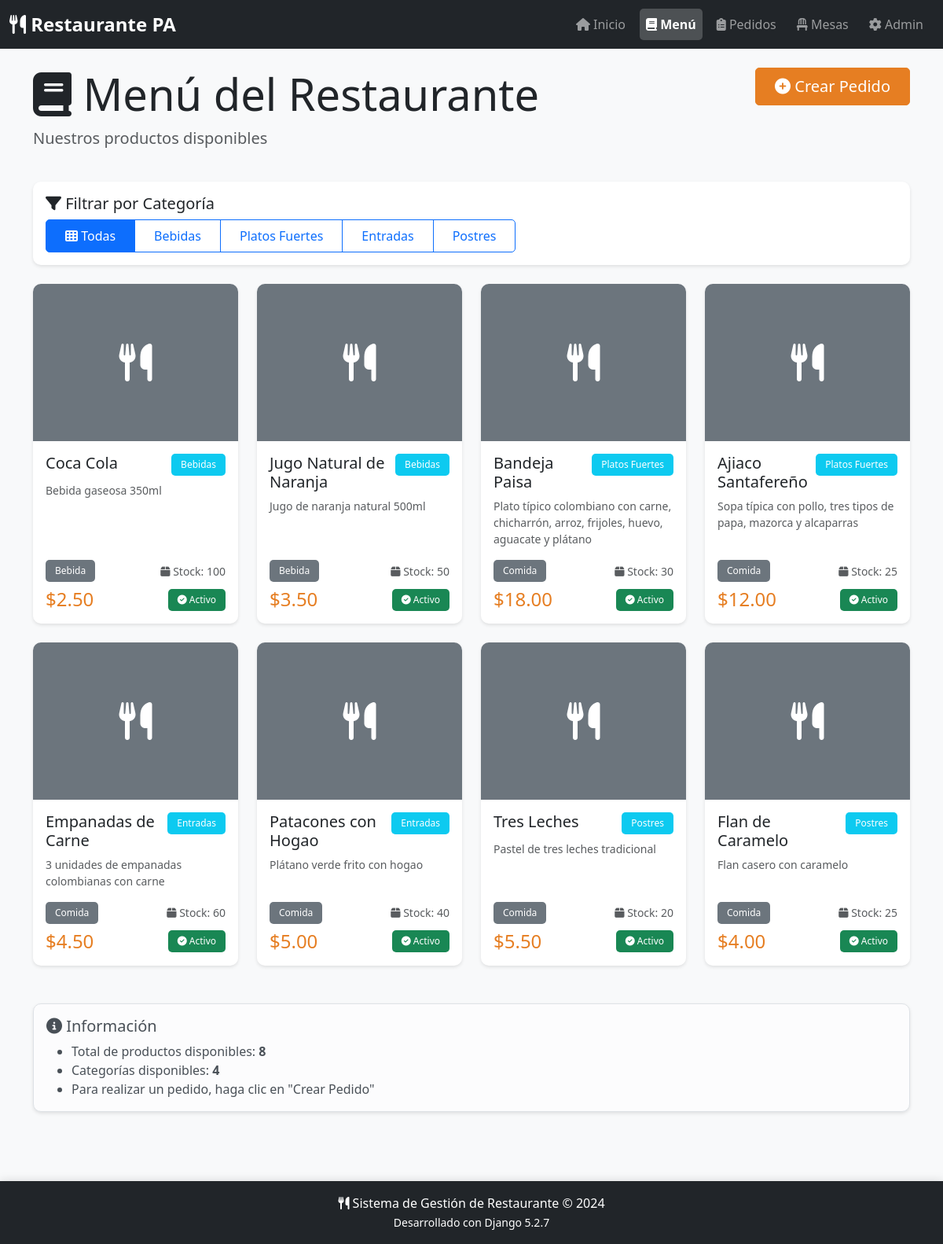
The app's page /menu/ with its own data.
### core/models.py (models this page shows, shortened)
class Categoria(models.Model):
    nombre = models.CharField(max_length=100)

class Item(models.Model):
    nombre = models.CharField(max_length=255)
    descripcion = models.TextField(blank=True, null=True)
    precio = models.DecimalField(max_digits=10, decimal_places=2)
    costo = models.DecimalField(max_digits=10, decimal_places=2, default=0)
    stock = models.IntegerField(default=0)
    imagen = models.CharField(max_length=255, blank=True, null=True)
    categoria = models.ForeignKey(Categoria, on_delete=models.PROTECT)
    estado = models.ForeignKey(Estado, on_delete=models.PROTECT)
    tipo_item = models.ForeignKey(TipoItem, on_delete=models.PROTECT)

class TipoItem(models.Model):
    nombre = models.CharField(max_length=100)

class Estado(models.Model):
    nombre = models.CharField(max_length=100)
    tipo_estado = models.ForeignKey(TipoEstado, on_delete=models.PROTECT)

### core/views.py (the view)
# urls.py: path('menu/', views.menu, name='menu'),
def menu(request):
    categorias = Categoria.objects.all()
    items = Item.objects.filter(estado__nombre='Activo').select_related(
        'categoria', 'tipo_item', 'estado'
    )
    categoria_id = request.GET.get('categoria')
    if categoria_id:
        items = items.filter(categoria_id=categoria_id)
    context = {
        'categorias': categorias,
        'items': items,
        'categoria_seleccionada': int(categoria_id) if categoria_id else None,
    }
    return render(request, 'core/menu.html', context)

### core/templates/core/menu.html (shortened to what this page needs)
{% extends 'base.html' %}
{% block content %}
<div class="container">
    <div class="row mb-4">
        <div class="col-md-8">
            <h1 class="display-4">
                <i class="fas fa-book"></i> Menú del Restaurante
            </h1>
            <p class="lead text-muted">Nuestros productos disponibles</p>
        </div>
        <div class="col-md-4 text-end">
            <a href="{% url 'core:crear_pedido' %}" class="btn btn-primary btn-lg">
                <i class="fas fa-plus-circle"></i> Crear Pedido
            </a>
        </div>
    </div>
    <div class="row mb-4">
        <div class="col-12">
            <div class="card">
                <div class="card-body">
                    <h5 class="card-title">
                        <i class="fas fa-filter"></i> Filtrar por Categoría
                    </h5>
                    <div class="btn-group flex-wrap" role="group">
                        <a href="{% url 'core:menu' %}"
                           class="btn btn-outline-primary {% if not categoria_seleccionada %}active{% endif %}">
                            <i class="fas fa-th"></i> Todas
                        </a>
                        {% for categoria in categorias %}
                        <a href="?categoria={{ categoria.id }}"
                           class="btn btn-outline-primary {% if categoria_seleccionada == categoria.id %}active{% endif %}">
                            {{ categoria.nombre }}
                        </a>
                        {% endfor %}
                    </div>
                </div>
            </div>
        </div>
    </div>
    <div class="row g-4">
        {% if items %}
            {% for item in items %}
            <div class="col-md-6 col-lg-4 col-xl-3">
                <div class="card h-100 menu-item-card hover-shadow">
                    {% if item.imagen %}
                        <img src="{{ item.imagen }}" class="card-img-top menu-item-img" alt="{{ item.nombre }}">
                    {% else %}
                        <div class="card-img-top menu-item-img bg-secondary d-flex align-items-center justify-content-center">
                            <i class="fas fa-utensils fa-3x text-white"></i>
                        </div>
                    {% endif %}
                    <div class="card-body d-flex flex-column">
                        <div class="d-flex justify-content-between align-items-start mb-2">
                            <h5 class="card-title mb-0">{{ item.nombre }}</h5>
                            <span class="badge bg-info">{{ item.categoria.nombre }}</span>
                        </div>
                        {% if item.descripcion %}
                        <p class="card-text text-muted small">{{ item.descripcion|truncatewords:15 }}</p>
                        {% endif %}
                        <div class="mt-auto">
                            <div class="d-flex justify-content-between align-items-center mb-2">
                                <span class="badge bg-secondary">{{ item.tipo_item.nombre }}</span>
                                <span class="text-muted small">
                                    <i class="fas fa-box"></i> Stock: {{ item.stock }}
                                </span>
                            </div>
                            <div class="d-flex justify-content-between align-items-center">
                                <h4 class="text-primary mb-0">${{ item.precio }}</h4>
                                <span class="badge bg-success">
                                    <i class="fas fa-check-circle"></i> {{ item.estado.nombre }}
                                </span>
                            </div>
                        </div>
                    </div>
                </div>
            </div>
            {% endfor %}
        {% endif %}
    </div>
    <div class="row mt-5">
        <div class="col-12">
            <div class="alert alert-light border">
                <h5><i class="fas fa-info-circle"></i> Información</h5>
                <ul class="mb-0">
                    <li>Total de productos disponibles: <strong>{{ items|length }}</strong></li>
                    <li>Categorías disponibles: <strong>{{ categorias|length }}</strong></li>
                    <li>Para realizar un pedido, haga clic en "Crear Pedido"</li>
                </ul>
            </div>
        </div>
    </div>
</div>
{% endblock %}

### core/static/core/css/styles.css (style rules this page uses)
:root { --primary-color: #e67e22; --secondary-color: #34495e; --success-color: #27ae60; --danger-color: #e74c3c; --warning-color: #f39c12; --info-color: #3498db; --light-color: #ecf0f1; --dark-color: #2c3e50; }
body { font-family: 'Segoe UI', Tahoma, Geneva, Verdana, sans-serif; background-color: #f8f9fa; min-height: 100vh; display: flex; flex-direction: column; }
.card { border: none; box-shadow: 0 2px 4px rgba(0, 0, 0, 0.1); transition: all 0.3s ease; border-radius: 10px; }
.menu-item-card { height: 100%; overflow: hidden; }
.menu-item-img { height: 200px; object-fit: cover; transition: transform 0.3s ease; }
.btn { border-radius: 5px; padding: 0.5rem 1.5rem; transition: all 0.3s ease; }
.btn-primary { background-color: var(--primary-color); border-color: var(--primary-color); }
.badge { padding: 0.5rem 0.75rem; font-weight: 500; border-radius: 5px; }
.alert { border-radius: 10px; border: none; box-shadow: 0 2px 4px rgba(0, 0, 0, 0.1); }
.card { animation: fadeIn 0.5s ease; }
.text-primary { color: var(--primary-color) !important; }

### records on screen
Categoria: nombre "Bebidas"
Categoria: nombre "Platos Fuertes"
Categoria: nombre "Entradas"
Categoria: nombre "Postres"
Item: nombre "Coca Cola", categoria.nombre "Bebidas", descripcion "Bebida gaseosa 350ml", tipo_item.nombre "Bebida", stock "100", precio "2.50", estado.nombre "Activo"
Item: nombre "Jugo Natural de Naranja", categoria.nombre "Bebidas", descripcion "Jugo de naranja natural 500ml", tipo_item.nombre "Bebida", stock "50", precio "3.50", estado.nombre "Activo"
Item: nombre "Bandeja Paisa", categoria.nombre "Platos Fuertes", descripcion "Plato típico colombiano con carne, chicharrón, arroz, frijoles, huevo, aguacate y plátano", tipo_item.nombre "Comida", stock "30", precio "18.00", estado.nombre "Activo"
Item: nombre "Ajiaco Santafereño", categoria.nombre "Platos Fuertes", descripcion "Sopa típica con pollo, tres tipos de papa, mazorca y alcaparras", tipo_item.nombre "Comida", stock "25", precio "12.00", estado.nombre "Activo"
Item: nombre "Empanadas de Carne", categoria.nombre "Entradas", descripcion "3 unidades de empanadas colombianas con carne", tipo_item.nombre "Comida", stock "60", precio "4.50", estado.nombre "Activo"
Item: nombre "Patacones con Hogao", categoria.nombre "Entradas", descripcion "Plátano verde frito con hogao", tipo_item.nombre "Comida", stock "40", precio "5.00", estado.nombre "Activo"
Item: nombre "Tres Leches", categoria.nombre "Postres", descripcion "Pastel de tres leches tradicional", tipo_item.nombre "Comida", stock "20", precio "5.50", estado.nombre "Activo"
Item: nombre "Flan de Caramelo", categoria.nombre "Postres", descripcion "Flan casero con caramelo", tipo_item.nombre "Comida", stock "25", precio "4.00", estado.nombre "Activo"

### other values on screen
{{ items|length }} "8"
{{ categorias|length }} "4"
